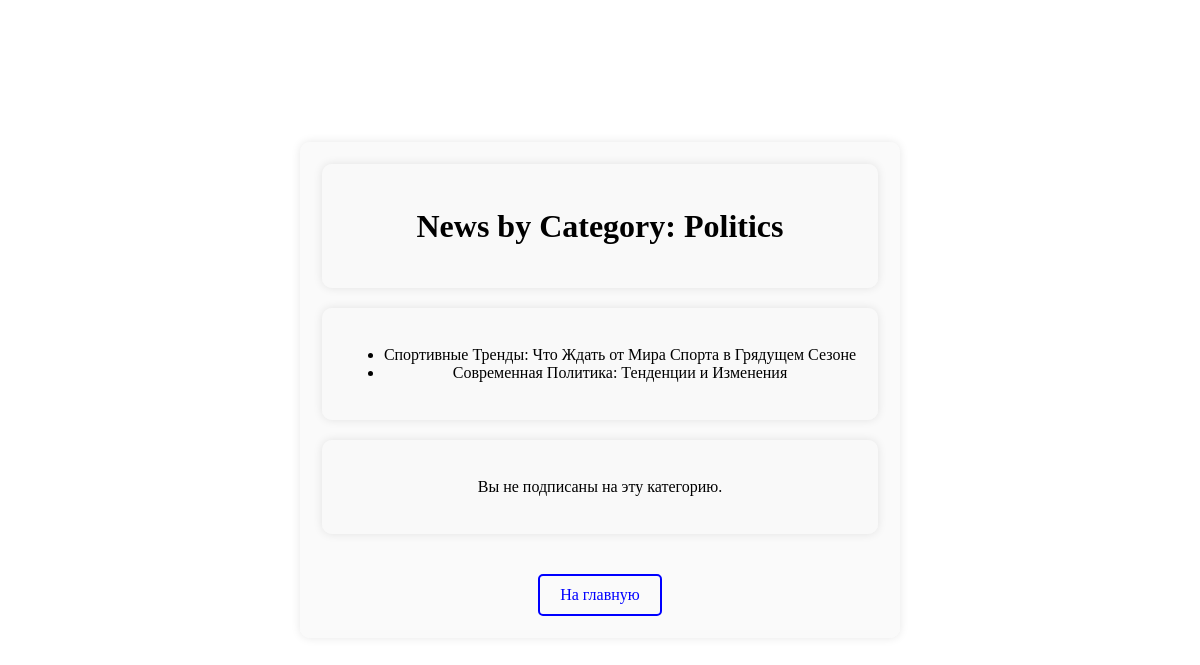
The app's page /category/2/ with its own data.
### news/models.py (models this page shows, shortened)
class Category(models.Model):
    name = models.CharField(max_length=255)
    subscribers = models.ManyToManyField(User, through='Subscriber')

class Post(models.Model):
    author = models.ForeignKey(
        Author, on_delete=models.CASCADE)  # Ссылка на автора
    post_type_choices = [('article', 'Article'), ('news', 'News')]
    post_type = models.CharField(max_length=10, choices=post_type_choices)
    created_at = models.DateTimeField(auto_now_add=True)
    categories = models.ManyToManyField(Category, through='PostCategory')
    title = models.CharField(max_length=255)
    content = models.TextField()
    rating = models.IntegerField(default=0)

### news/views.py (the view)
def category_news(request, category_id):
    category = Category.objects.get(pk=category_id)
    subscriber_count = category.subscribers.count()
    posts = Post.objects.filter(categories=category)
    is_subscribed = category.subscribers.filter(pk=request.user.pk).exists()
    return render(request, 'news/category_news.html',
                  {'category': category,
                   'posts': posts,
                   'subscriber_count': subscriber_count,
                   'is_subscribed': is_subscribed})

### news/context_processors.py (called while the page is built)
def real_time(request):
    city = 'Europe/Moscow'
    real_time = datetime.now(pytz.timezone(city))
    return {'real_time': real_time}

### templates/news/category_news.html (shortened to what this page needs)
<!DOCTYPE html>
<html lang="en">
<head>
</head>
<body>
    <div class="content">
        <div class="frame">
            <h1>News by Category: {{ category.name }}</h1>
        </div>
        <div class="frame">
            <ul>
                {% for post in posts %}
                    <li>{{ post.title }}</li>
                {% endfor %}
            </ul>
        </div>
{% if is_subscribed %}
    <div class="frame subscribed-message">
        <p>Вы подписались на эту категорию.</p>
    </div>
{% else %}
    <div class="frame subscribed-message">
        <p>Вы не подписаны на эту категорию.</p>
    </div>
{% endif %}
        <a href="/1" class="main-link">На главную</a>
    </div>
</body>
</html>

### templates/news/category_news.html (style rules this page uses)
body { display: flex; justify-content: center; align-items: center; height: 100vh; margin: 0; background-image: url('http://a43db249-afcba5da-f823-48df-ae33-bb246aacb9e9.s3.timeweb.cloud/sign/images/back2.jpg'); background-size: cover; }
.content { text-align: center; padding: 20px; border: 2px solid transparent; border-radius: 10px; background-color: rgba(249, 249, 249, 0.8); box-shadow: 0 0 10px rgba(0, 0, 0, 0.1); margin-bottom: 20px; }
.frame { border: 2px solid transparent; padding: 20px; border-radius: 10px; background-color: rgba(249, 249, 249, 0.8); box-shadow: 0 0 10px rgba(0, 0, 0, 0.1); margin-bottom: 20px; }
.main-link { display: inline-block; margin-top: 20px; padding: 10px 20px; text-decoration: none; color: blue; border: 2px solid blue; border-radius: 5px; }

### records on screen
Category: name "Politics"
Post: title "Спортивные Тренды: Что Ждать от Мира Спорта в Грядущем Сезоне"
Post: title "Современная Политика: Тенденции и Изменения"
